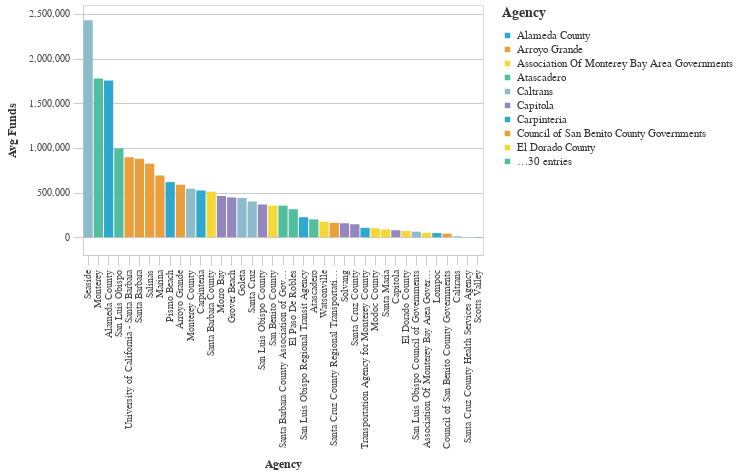

This figure's notebook cell:
### Markdown cell above
### Lowest Average Total Funds by Agency ($2021)

### Code cell
#Bar chart Bottom Average Total Requested Funds by Agency
avg_funds_bottom = (df>>group_by(_.primary_agency_name)>>summarize(avg_funds=_.adjusted_total_requested.mean())>>arrange(-_.avg_funds)).tail(50)

chart5=( _dla_utils_reports.basic_bar_chart_no_save((avg_funds_bottom.tail(40)), 'primary_agency_name','avg_funds', 'primary_agency_name', district))
    
display(chart5)

### Figure 1 — Vega-Lite specification as saved in the notebook (floating-point values rounded to 4 significant figures)
{"config": {"view": {"continuousWidth": 400, "continuousHeight": 300}, "axis": {"domainColor": "#cbcbcb", "grid": true, "gridColor": "#cbcbcb", "gridWidth": 1, "labelColor": "#474747", "labelFont": "Nunito Sans", "labelFontSize": 10, "labelPadding": 4, "tickColor": "#cbcbcb", "tickSize": 10, "titleColor": "#333", "titleFont": "Raleway", "titleFontSize": 12, "titlePadding": 10}, "axisBand": {"grid": false}, "background": "white", "font": "Raleway", "header": {"labelFont": "Nunito Sans", "titleFont": "Raleway"}, "legend": {"labelColor": "#333", "labelFont": "Nunito Sans", "labelFontSize": 11, "labelLimit": 0, "padding": 1, "symbolSize": 30, "symbolType": "square", "titleColor": "#333", "titleFont": "Raleway", "titleFontSize": 14, "titlePadding": 10}, "title": {"anchor": "middle", "font": "Raleway", "fontSize": 18, "fontWeight": 300, "offset": 20}}, "data": {"name": "data-df6d216572fe61265b058f6046b1e5fb"}, "mark": "bar", "encoding": {"color": {"field": "primary_agency_name", "legend": {"symbolLimit": 10, "title": "Agency"}, "scale": {"range": ["#2EA8CE", "#EB9F3C", "#F4D837", "#51BF9D", "#8CBCCB", "#9487C0"]}, "type": "nominal"}, "tooltip": [{"field": "primary_agency_name", "type": "nominal"}, {"field": "avg_funds", "type": "quantitative"}], "x": {"field": "primary_agency_name", "sort": "-y", "title": "Agency", "type": "nominal"}, "y": {"field": "avg_funds", "title": "Avg Funds", "type": "quantitative"}}, "height": 250, "width": 400, "$schema": "https://vega.github.io/schema/vega-lite/v4.17.0.json", "datasets": {"data-df6d216572fe61265b058f6046b1e5fb": [{"primary_agency_name": "Seaside", "avg_funds": 2428000.0}, {"primary_agency_name": "Monterey", "avg_funds": 1778000.0}, {"primary_agency_name": "Alameda County", "avg_funds": 1755000.0}, {"primary_agency_name": "San Luis Obispo", "avg_funds": 994100.0}, {"primary_agency_name": "University of California - Santa Barbara", "avg_funds": 894700.0}, {"primary_agency_name": "Santa Barbara", "avg_funds": 878000.0}, {"primary_agency_name": "Salinas", "avg_funds": 823100.0}, {"primary_agency_name": "Marina", "avg_funds": 690400.0}, {"primary_agency_name": "Pismo Beach", "avg_funds": 616600.0}, {"primary_agency_name": "Arroyo Grande", "avg_funds": 587300.0}, {"primary_agency_name": "Monterey County", "avg_funds": 542500.0}, {"primary_agency_name": "Carpinteria", "avg_funds": 522600.0}, {"primary_agency_name": "Santa Barbara County", "avg_funds": 508800.0}, {"primary_agency_name": "Morro Bay", "avg_funds": 461300.0}, {"primary_agency_name": "Grover Beach", "avg_funds": 444600.0}, {"primary_agency_name": "Goleta", "avg_funds": 438400.0}, {"primary_agency_name": "Santa Cruz", "avg_funds": 399400.0}, {"primary_agency_name": "San Luis Obispo County", "avg_funds": 366100.0}, {"primary_agency_name": "San Benito County", "avg_funds": 353400.0}, {"primary_agency_name": "Santa Barbara County Association of Governments", "avg_funds": 353000.0}, {"primary_agency_name": "El Paso De Robles", "avg_funds": 312800.0}, {"primary_agency_name": "San Luis Obispo Regional Transit Agency", "avg_funds": 223500.0}, {"primary_agency_name": "Atascadero", "avg_funds": 199400.0}, {"primary_agency_name": "Watsonville", "avg_funds": 173900.0}, {"primary_agency_name": "Santa Cruz County Regional Transportation Commission", "avg_funds": 161000.0}, {"primary_agency_name": "Solvang", "avg_funds": 155600.0}, {"primary_agency_name": "Santa Cruz County", "avg_funds": 144200.0}, {"primary_agency_name": "Transportation Agency for Monterey County", "avg_funds": 104200.0}, {"primary_agency_name": "Modoc County", "avg_funds": 98940.0}, {"primary_agency_name": "Santa Maria", "avg_funds": 86840.0}, {"primary_agency_name": "Capitola", "avg_funds": 77770.0}, {"primary_agency_name": "El Dorado County", "avg_funds": 68950.0}, {"primary_agency_name": "San Luis Obispo Council of Governments", "avg_funds": 61010.0}, {"primary_agency_name": "Association Of Monterey Bay Area Governments", "avg_funds": 49110.0}, {"primary_agency_name": "Lompoc", "avg_funds": 45530.0}, {"primary_agency_name": "Council of San Benito County Governments", "avg_funds": 39070.0}, {"primary_agency_name": "Caltrans", "avg_funds": 9655.0}, {"primary_agency_name": "Santa Cruz County Health Services Agency", "avg_funds": -612.0}, {"primary_agency_name": "Scotts Valley", "avg_funds": -4552.0}]}}
